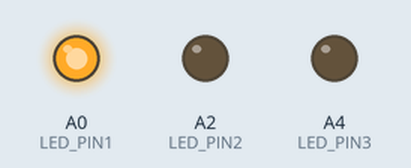
The sketch below on a simulated Arduino Uno, built with avr-gcc and run on an emulated ATmega328P. Parts: output pins drawn as LEDs (lit = HIGH).

Above: at 0.5 s.
At 1.5 s:
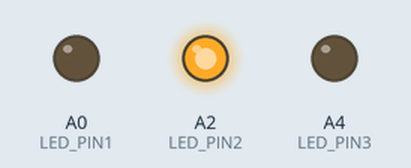
At 5.5 s:
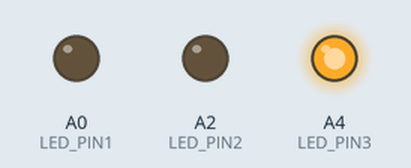
Timing chart, 0 to 6.9 s (numbered marks = the images above):
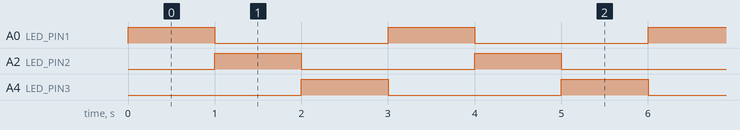

Measured:
- by itself, A0 (LED_PIN1), A2 (LED_PIN2), A4 (LED_PIN3): alternates HIGH for 1.0 s and LOW for 2.0 s
- by itself, everything shown: repeats every 3.0 s, in 3 steps

The sketch:

Blink_3LED.ino
```cpp
// 아두이노 우노: A0, A2, A4 핀에 연결한 LED 3개를 1초씩 번갈아 켜기
const int LED_PIN1 = A0; // LED1 핀
const int LED_PIN2 = A2; // LED2 핀
const int LED_PIN3 = A4; // LED3 핀

void setup() {      // 한번만 실행
  pinMode(LED_PIN1, OUTPUT); // LED1 핀을 출력모드로
  pinMode(LED_PIN2, OUTPUT); // LED2 핀을 출력모드로
  pinMode(LED_PIN3, OUTPUT); // LED3 핀을 출력모드로
}

void loop() {       // 무한히 반복
  digitalWrite(LED_PIN1, HIGH); // LED1 켜기
  digitalWrite(LED_PIN2, LOW);  // LED2 끄기
  digitalWrite(LED_PIN3, LOW);  // LED3 끄기
  delay(1000);                  // 1초 기다리기

  digitalWrite(LED_PIN1, LOW);  // LED1 끄기
  digitalWrite(LED_PIN2, HIGH); // LED2 켜기
  digitalWrite(LED_PIN3, LOW);  // LED3 끄기
  delay(1000);                  // 1초 기다리기

  digitalWrite(LED_PIN1, LOW);  // LED1 끄기
  digitalWrite(LED_PIN2, LOW);  // LED2 끄기
  digitalWrite(LED_PIN3, HIGH); // LED3 켜기
  delay(1000);                  // 1초 기다리기
}
```
